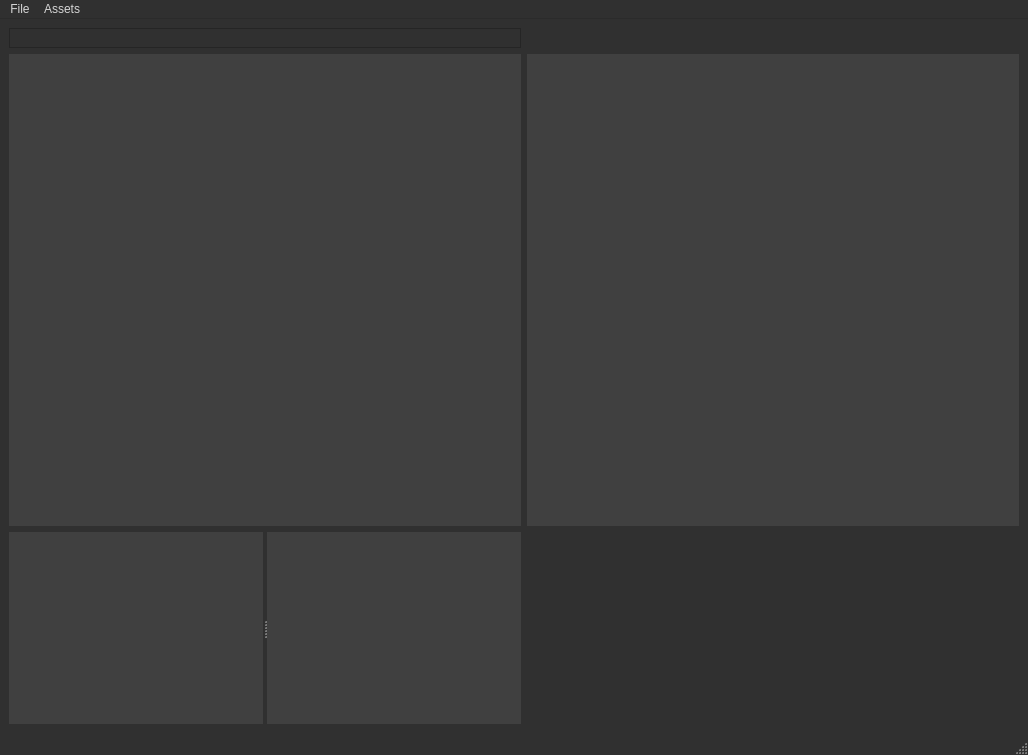
<?xml version="1.0" encoding="UTF-8"?>
<ui version="4.0">
 <class>Editor</class>
 <widget class="QMainWindow" name="Editor">
  <property name="windowModality">
   <enum>Qt::ApplicationModal</enum>
  </property>
  <property name="geometry">
   <rect>
    <x>0</x>
    <y>0</y>
    <width>1028</width>
    <height>755</height>
   </rect>
  </property>
  <property name="sizePolicy">
   <sizepolicy hsizetype="Preferred" vsizetype="Preferred">
    <horstretch>10</horstretch>
    <verstretch>0</verstretch>
   </sizepolicy>
  </property>
  <property name="minimumSize">
   <size>
    <width>800</width>
    <height>0</height>
   </size>
  </property>
  <property name="palette">
   <palette>
    <active>
     <colorrole role="WindowText">
      <brush brushstyle="SolidPattern">
       <color alpha="255">
        <red>214</red>
        <green>214</green>
        <blue>214</blue>
       </color>
      </brush>
     </colorrole>
     <colorrole role="Button">
      <brush brushstyle="SolidPattern">
       <color alpha="255">
        <red>53</red>
        <green>53</green>
        <blue>53</blue>
       </color>
      </brush>
     </colorrole>
     <colorrole role="Text">
      <brush brushstyle="SolidPattern">
       <color alpha="255">
        <red>214</red>
        <green>214</green>
        <blue>214</blue>
       </color>
      </brush>
     </colorrole>
     <colorrole role="BrightText">
      <brush brushstyle="SolidPattern">
       <color alpha="255">
        <red>214</red>
        <green>214</green>
        <blue>214</blue>
       </color>
      </brush>
     </colorrole>
     <colorrole role="ButtonText">
      <brush brushstyle="SolidPattern">
       <color alpha="255">
        <red>214</red>
        <green>214</green>
        <blue>214</blue>
       </color>
      </brush>
     </colorrole>
     <colorrole role="Base">
      <brush brushstyle="SolidPattern">
       <color alpha="255">
        <red>64</red>
        <green>64</green>
        <blue>64</blue>
       </color>
      </brush>
     </colorrole>
     <colorrole role="Window">
      <brush brushstyle="SolidPattern">
       <color alpha="255">
        <red>48</red>
        <green>48</green>
        <blue>48</blue>
       </color>
      </brush>
     </colorrole>
     <colorrole role="AlternateBase">
      <brush brushstyle="SolidPattern">
       <color alpha="255">
        <red>53</red>
        <green>53</green>
        <blue>53</blue>
       </color>
      </brush>
     </colorrole>
     <colorrole role="PlaceholderText">
      <brush brushstyle="SolidPattern">
       <color alpha="128">
        <red>118</red>
        <green>118</green>
        <blue>118</blue>
       </color>
      </brush>
     </colorrole>
    </active>
    <inactive>
     <colorrole role="WindowText">
      <brush brushstyle="SolidPattern">
       <color alpha="255">
        <red>214</red>
        <green>214</green>
        <blue>214</blue>
       </color>
      </brush>
     </colorrole>
     <colorrole role="Button">
      <brush brushstyle="SolidPattern">
       <color alpha="255">
        <red>53</red>
        <green>53</green>
        <blue>53</blue>
       </color>
      </brush>
     </colorrole>
     <colorrole role="Text">
      <brush brushstyle="SolidPattern">
       <color alpha="255">
        <red>214</red>
        <green>214</green>
        <blue>214</blue>
       </color>
      </brush>
     </colorrole>
     <colorrole role="BrightText">
      <brush brushstyle="SolidPattern">
       <color alpha="255">
        <red>214</red>
        <green>214</green>
        <blue>214</blue>
       </color>
      </brush>
     </colorrole>
     <colorrole role="ButtonText">
      <brush brushstyle="SolidPattern">
       <color alpha="255">
        <red>214</red>
        <green>214</green>
        <blue>214</blue>
       </color>
      </brush>
     </colorrole>
     <colorrole role="Base">
      <brush brushstyle="SolidPattern">
       <color alpha="255">
        <red>64</red>
        <green>64</green>
        <blue>64</blue>
       </color>
      </brush>
     </colorrole>
     <colorrole role="Window">
      <brush brushstyle="SolidPattern">
       <color alpha="255">
        <red>48</red>
        <green>48</green>
        <blue>48</blue>
       </color>
      </brush>
     </colorrole>
     <colorrole role="AlternateBase">
      <brush brushstyle="SolidPattern">
       <color alpha="255">
        <red>53</red>
        <green>53</green>
        <blue>53</blue>
       </color>
      </brush>
     </colorrole>
     <colorrole role="PlaceholderText">
      <brush brushstyle="SolidPattern">
       <color alpha="128">
        <red>118</red>
        <green>118</green>
        <blue>118</blue>
       </color>
      </brush>
     </colorrole>
    </inactive>
    <disabled>
     <colorrole role="WindowText">
      <brush brushstyle="SolidPattern">
       <color alpha="255">
        <red>120</red>
        <green>120</green>
        <blue>120</blue>
       </color>
      </brush>
     </colorrole>
     <colorrole role="Button">
      <brush brushstyle="SolidPattern">
       <color alpha="255">
        <red>53</red>
        <green>53</green>
        <blue>53</blue>
       </color>
      </brush>
     </colorrole>
     <colorrole role="Text">
      <brush brushstyle="SolidPattern">
       <color alpha="255">
        <red>120</red>
        <green>120</green>
        <blue>120</blue>
       </color>
      </brush>
     </colorrole>
     <colorrole role="BrightText">
      <brush brushstyle="SolidPattern">
       <color alpha="255">
        <red>214</red>
        <green>214</green>
        <blue>214</blue>
       </color>
      </brush>
     </colorrole>
     <colorrole role="ButtonText">
      <brush brushstyle="SolidPattern">
       <color alpha="255">
        <red>120</red>
        <green>120</green>
        <blue>120</blue>
       </color>
      </brush>
     </colorrole>
     <colorrole role="Base">
      <brush brushstyle="SolidPattern">
       <color alpha="255">
        <red>48</red>
        <green>48</green>
        <blue>48</blue>
       </color>
      </brush>
     </colorrole>
     <colorrole role="Window">
      <brush brushstyle="SolidPattern">
       <color alpha="255">
        <red>48</red>
        <green>48</green>
        <blue>48</blue>
       </color>
      </brush>
     </colorrole>
     <colorrole role="AlternateBase">
      <brush brushstyle="SolidPattern">
       <color alpha="255">
        <red>53</red>
        <green>53</green>
        <blue>53</blue>
       </color>
      </brush>
     </colorrole>
     <colorrole role="PlaceholderText">
      <brush brushstyle="SolidPattern">
       <color alpha="128">
        <red>0</red>
        <green>0</green>
        <blue>0</blue>
       </color>
      </brush>
     </colorrole>
    </disabled>
   </palette>
  </property>
  <property name="windowTitle">
   <string>Chaos Editor v0.1a</string>
  </property>
  <property name="windowIcon">
   <iconset theme="Dark">
    <normaloff>../</normaloff>../</iconset>
  </property>
  <property name="autoFillBackground">
   <bool>true</bool>
  </property>
  <widget class="QWidget" name="centralwidget">
   <layout class="QGridLayout" name="gridLayout">
    <item row="0" column="0">
     <widget class="QSplitter" name="splitter">
      <property name="orientation">
       <enum>Qt::Horizontal</enum>
      </property>
      <widget class="QFrame" name="mainFrame">
       <property name="frameShape">
        <enum>QFrame::StyledPanel</enum>
       </property>
       <property name="frameShadow">
        <enum>QFrame::Raised</enum>
       </property>
       <layout class="QHBoxLayout" name="horizontalLayout">
        <item>
         <widget class="QSplitter" name="mainFrameSplitter">
          <property name="palette">
           <palette>
            <active>
             <colorrole role="WindowText">
              <brush brushstyle="SolidPattern">
               <color alpha="255">
                <red>255</red>
                <green>255</green>
                <blue>255</blue>
               </color>
              </brush>
             </colorrole>
             <colorrole role="Button">
              <brush brushstyle="SolidPattern">
               <color alpha="255">
                <red>72</red>
                <green>72</green>
                <blue>72</blue>
               </color>
              </brush>
             </colorrole>
             <colorrole role="Light">
              <brush brushstyle="SolidPattern">
               <color alpha="255">
                <red>108</red>
                <green>108</green>
                <blue>108</blue>
               </color>
              </brush>
             </colorrole>
             <colorrole role="Midlight">
              <brush brushstyle="SolidPattern">
               <color alpha="255">
                <red>90</red>
                <green>90</green>
                <blue>90</blue>
               </color>
              </brush>
             </colorrole>
             <colorrole role="Dark">
              <brush brushstyle="SolidPattern">
               <color alpha="255">
                <red>36</red>
                <green>36</green>
                <blue>36</blue>
               </color>
              </brush>
             </colorrole>
             <colorrole role="Mid">
              <brush brushstyle="SolidPattern">
               <color alpha="255">
                <red>48</red>
                <green>48</green>
                <blue>48</blue>
               </color>
              </brush>
             </colorrole>
             <colorrole role="Text">
              <brush brushstyle="SolidPattern">
               <color alpha="255">
                <red>255</red>
                <green>255</green>
                <blue>255</blue>
               </color>
              </brush>
             </colorrole>
             <colorrole role="BrightText">
              <brush brushstyle="SolidPattern">
               <color alpha="255">
                <red>255</red>
                <green>255</green>
                <blue>255</blue>
               </color>
              </brush>
             </colorrole>
             <colorrole role="ButtonText">
              <brush brushstyle="SolidPattern">
               <color alpha="255">
                <red>255</red>
                <green>255</green>
                <blue>255</blue>
               </color>
              </brush>
             </colorrole>
             <colorrole role="Base">
              <brush brushstyle="SolidPattern">
               <color alpha="255">
                <red>0</red>
                <green>0</green>
                <blue>0</blue>
               </color>
              </brush>
             </colorrole>
             <colorrole role="Window">
              <brush brushstyle="SolidPattern">
               <color alpha="255">
                <red>72</red>
                <green>72</green>
                <blue>72</blue>
               </color>
              </brush>
             </colorrole>
             <colorrole role="Shadow">
              <brush brushstyle="SolidPattern">
               <color alpha="255">
                <red>0</red>
                <green>0</green>
                <blue>0</blue>
               </color>
              </brush>
             </colorrole>
             <colorrole role="AlternateBase">
              <brush brushstyle="SolidPattern">
               <color alpha="255">
                <red>36</red>
                <green>36</green>
                <blue>36</blue>
               </color>
              </brush>
             </colorrole>
             <colorrole role="ToolTipBase">
              <brush brushstyle="SolidPattern">
               <color alpha="255">
                <red>255</red>
                <green>255</green>
                <blue>220</blue>
               </color>
              </brush>
             </colorrole>
             <colorrole role="ToolTipText">
              <brush brushstyle="SolidPattern">
               <color alpha="255">
                <red>0</red>
                <green>0</green>
                <blue>0</blue>
               </color>
              </brush>
             </colorrole>
             <colorrole role="PlaceholderText">
              <brush brushstyle="SolidPattern">
               <color alpha="128">
                <red>255</red>
                <green>255</green>
                <blue>255</blue>
               </color>
              </brush>
             </colorrole>
            </active>
            <inactive>
             <colorrole role="WindowText">
              <brush brushstyle="SolidPattern">
               <color alpha="255">
                <red>255</red>
                <green>255</green>
                <blue>255</blue>
               </color>
              </brush>
             </colorrole>
             <colorrole role="Button">
              <brush brushstyle="SolidPattern">
               <color alpha="255">
                <red>72</red>
                <green>72</green>
                <blue>72</blue>
               </color>
              </brush>
             </colorrole>
             <colorrole role="Light">
              <brush brushstyle="SolidPattern">
               <color alpha="255">
                <red>108</red>
                <green>108</green>
                <blue>108</blue>
               </color>
              </brush>
             </colorrole>
             <colorrole role="Midlight">
              <brush brushstyle="SolidPattern">
               <color alpha="255">
                <red>90</red>
                <green>90</green>
                <blue>90</blue>
               </color>
              </brush>
             </colorrole>
             <colorrole role="Dark">
              <brush brushstyle="SolidPattern">
               <color alpha="255">
                <red>36</red>
                <green>36</green>
                <blue>36</blue>
               </color>
              </brush>
             </colorrole>
             <colorrole role="Mid">
              <brush brushstyle="SolidPattern">
               <color alpha="255">
                <red>48</red>
                <green>48</green>
                <blue>48</blue>
               </color>
              </brush>
             </colorrole>
             <colorrole role="Text">
              <brush brushstyle="SolidPattern">
               <color alpha="255">
                <red>255</red>
                <green>255</green>
                <blue>255</blue>
               </color>
              </brush>
             </colorrole>
             <colorrole role="BrightText">
              <brush brushstyle="SolidPattern">
               <color alpha="255">
                <red>255</red>
                <green>255</green>
                <blue>255</blue>
               </color>
              </brush>
             </colorrole>
             <colorrole role="ButtonText">
              <brush brushstyle="SolidPattern">
               <color alpha="255">
                <red>255</red>
                <green>255</green>
                <blue>255</blue>
               </color>
              </brush>
             </colorrole>
             <colorrole role="Base">
              <brush brushstyle="SolidPattern">
               <color alpha="255">
                <red>0</red>
                <green>0</green>
                <blue>0</blue>
               </color>
              </brush>
             </colorrole>
             <colorrole role="Window">
              <brush brushstyle="SolidPattern">
               <color alpha="255">
                <red>72</red>
                <green>72</green>
                <blue>72</blue>
               </color>
              </brush>
             </colorrole>
             <colorrole role="Shadow">
              <brush brushstyle="SolidPattern">
               <color alpha="255">
                <red>0</red>
                <green>0</green>
                <blue>0</blue>
               </color>
              </brush>
             </colorrole>
             <colorrole role="AlternateBase">
              <brush brushstyle="SolidPattern">
               <color alpha="255">
                <red>36</red>
                <green>36</green>
                <blue>36</blue>
               </color>
              </brush>
             </colorrole>
             <colorrole role="ToolTipBase">
              <brush brushstyle="SolidPattern">
               <color alpha="255">
                <red>255</red>
                <green>255</green>
                <blue>220</blue>
               </color>
              </brush>
             </colorrole>
             <colorrole role="ToolTipText">
              <brush brushstyle="SolidPattern">
               <color alpha="255">
                <red>0</red>
                <green>0</green>
                <blue>0</blue>
               </color>
              </brush>
             </colorrole>
             <colorrole role="PlaceholderText">
              <brush brushstyle="SolidPattern">
               <color alpha="128">
                <red>255</red>
                <green>255</green>
                <blue>255</blue>
               </color>
              </brush>
             </colorrole>
            </inactive>
            <disabled>
             <colorrole role="WindowText">
              <brush brushstyle="SolidPattern">
               <color alpha="255">
                <red>36</red>
                <green>36</green>
                <blue>36</blue>
               </color>
              </brush>
             </colorrole>
             <colorrole role="Button">
              <brush brushstyle="SolidPattern">
               <color alpha="255">
                <red>72</red>
                <green>72</green>
                <blue>72</blue>
               </color>
              </brush>
             </colorrole>
             <colorrole role="Light">
              <brush brushstyle="SolidPattern">
               <color alpha="255">
                <red>108</red>
                <green>108</green>
                <blue>108</blue>
               </color>
              </brush>
             </colorrole>
             <colorrole role="Midlight">
              <brush brushstyle="SolidPattern">
               <color alpha="255">
                <red>90</red>
                <green>90</green>
                <blue>90</blue>
               </color>
              </brush>
             </colorrole>
             <colorrole role="Dark">
              <brush brushstyle="SolidPattern">
               <color alpha="255">
                <red>36</red>
                <green>36</green>
                <blue>36</blue>
               </color>
              </brush>
             </colorrole>
             <colorrole role="Mid">
              <brush brushstyle="SolidPattern">
               <color alpha="255">
                <red>48</red>
                <green>48</green>
                <blue>48</blue>
               </color>
              </brush>
             </colorrole>
             <colorrole role="Text">
              <brush brushstyle="SolidPattern">
               <color alpha="255">
                <red>36</red>
                <green>36</green>
                <blue>36</blue>
               </color>
              </brush>
             </colorrole>
             <colorrole role="BrightText">
              <brush brushstyle="SolidPattern">
               <color alpha="255">
                <red>255</red>
                <green>255</green>
                <blue>255</blue>
               </color>
              </brush>
             </colorrole>
             <colorrole role="ButtonText">
              <brush brushstyle="SolidPattern">
               <color alpha="255">
                <red>36</red>
                <green>36</green>
                <blue>36</blue>
               </color>
              </brush>
             </colorrole>
             <colorrole role="Base">
              <brush brushstyle="SolidPattern">
               <color alpha="255">
                <red>72</red>
                <green>72</green>
                <blue>72</blue>
               </color>
              </brush>
             </colorrole>
             <colorrole role="Window">
              <brush brushstyle="SolidPattern">
               <color alpha="255">
                <red>72</red>
                <green>72</green>
                <blue>72</blue>
               </color>
              </brush>
             </colorrole>
             <colorrole role="Shadow">
              <brush brushstyle="SolidPattern">
               <color alpha="255">
                <red>0</red>
                <green>0</green>
                <blue>0</blue>
               </color>
              </brush>
             </colorrole>
             <colorrole role="AlternateBase">
              <brush brushstyle="SolidPattern">
               <color alpha="255">
                <red>72</red>
                <green>72</green>
                <blue>72</blue>
               </color>
              </brush>
             </colorrole>
             <colorrole role="ToolTipBase">
              <brush brushstyle="SolidPattern">
               <color alpha="255">
                <red>255</red>
                <green>255</green>
                <blue>220</blue>
               </color>
              </brush>
             </colorrole>
             <colorrole role="ToolTipText">
              <brush brushstyle="SolidPattern">
               <color alpha="255">
                <red>0</red>
                <green>0</green>
                <blue>0</blue>
               </color>
              </brush>
             </colorrole>
             <colorrole role="PlaceholderText">
              <brush brushstyle="SolidPattern">
               <color alpha="128">
                <red>255</red>
                <green>255</green>
                <blue>255</blue>
               </color>
              </brush>
             </colorrole>
            </disabled>
           </palette>
          </property>
          <property name="orientation">
           <enum>Qt::Vertical</enum>
          </property>
         </widget>
        </item>
       </layout>
      </widget>
     </widget>
    </item>
    <item row="2" column="0">
     <widget class="QTreeView" name="hierarchyView">
      <property name="enabled">
       <bool>true</bool>
      </property>
      <property name="focusPolicy">
       <enum>Qt::NoFocus</enum>
      </property>
      <property name="frameShape">
       <enum>QFrame::NoFrame</enum>
      </property>
      <property name="frameShadow">
       <enum>QFrame::Plain</enum>
      </property>
      <property name="dragDropMode">
       <enum>QAbstractItemView::NoDragDrop</enum>
      </property>
      <property name="sortingEnabled">
       <bool>true</bool>
      </property>
     </widget>
    </item>
    <item row="3" column="0">
     <widget class="QSplitter" name="fileExplorerSplitter">
      <property name="orientation">
       <enum>Qt::Horizontal</enum>
      </property>
      <widget class="QTreeView" name="folderView">
       <property name="focusPolicy">
        <enum>Qt::ClickFocus</enum>
       </property>
       <property name="frameShape">
        <enum>QFrame::NoFrame</enum>
       </property>
      </widget>
      <widget class="QTreeView" name="fileView">
       <property name="minimumSize">
        <size>
         <width>0</width>
         <height>0</height>
        </size>
       </property>
       <property name="palette">
        <palette>
         <active>
          <colorrole role="ButtonText">
           <brush brushstyle="SolidPattern">
            <color alpha="255">
             <red>113</red>
             <green>113</green>
             <blue>113</blue>
            </color>
           </brush>
          </colorrole>
          <colorrole role="AlternateBase">
           <brush brushstyle="SolidPattern">
            <color alpha="255">
             <red>66</red>
             <green>66</green>
             <blue>66</blue>
            </color>
           </brush>
          </colorrole>
          <colorrole role="ToolTipText">
           <brush brushstyle="SolidPattern">
            <color alpha="255">
             <red>52</red>
             <green>52</green>
             <blue>52</blue>
            </color>
           </brush>
          </colorrole>
         </active>
         <inactive>
          <colorrole role="ButtonText">
           <brush brushstyle="SolidPattern">
            <color alpha="255">
             <red>113</red>
             <green>113</green>
             <blue>113</blue>
            </color>
           </brush>
          </colorrole>
          <colorrole role="AlternateBase">
           <brush brushstyle="SolidPattern">
            <color alpha="255">
             <red>66</red>
             <green>66</green>
             <blue>66</blue>
            </color>
           </brush>
          </colorrole>
          <colorrole role="ToolTipText">
           <brush brushstyle="SolidPattern">
            <color alpha="255">
             <red>52</red>
             <green>52</green>
             <blue>52</blue>
            </color>
           </brush>
          </colorrole>
         </inactive>
         <disabled>
          <colorrole role="ButtonText">
           <brush brushstyle="SolidPattern">
            <color alpha="255">
             <red>120</red>
             <green>120</green>
             <blue>120</blue>
            </color>
           </brush>
          </colorrole>
          <colorrole role="AlternateBase">
           <brush brushstyle="SolidPattern">
            <color alpha="255">
             <red>66</red>
             <green>66</green>
             <blue>66</blue>
            </color>
           </brush>
          </colorrole>
          <colorrole role="ToolTipText">
           <brush brushstyle="SolidPattern">
            <color alpha="255">
             <red>52</red>
             <green>52</green>
             <blue>52</blue>
            </color>
           </brush>
          </colorrole>
         </disabled>
        </palette>
       </property>
       <property name="focusPolicy">
        <enum>Qt::ClickFocus</enum>
       </property>
       <property name="frameShape">
        <enum>QFrame::NoFrame</enum>
       </property>
      </widget>
     </widget>
    </item>
    <item row="2" column="1">
     <widget class="QTreeWidget" name="inspector">
      <property name="minimumSize">
       <size>
        <width>200</width>
        <height>0</height>
       </size>
      </property>
      <property name="frameShape">
       <enum>QFrame::NoFrame</enum>
      </property>
      <attribute name="headerVisible">
       <bool>false</bool>
      </attribute>
      <column>
       <property name="text">
        <string notr="true">1</string>
       </property>
      </column>
     </widget>
    </item>
   </layout>
  </widget>
  <widget class="QMenuBar" name="menubar">
   <property name="geometry">
    <rect>
     <x>0</x>
     <y>0</y>
     <width>1028</width>
     <height>21</height>
    </rect>
   </property>
   <widget class="QMenu" name="menuFiles">
    <property name="title">
     <string>File</string>
    </property>
    <addaction name="actionOpen"/>
    <addaction name="actionSave"/>
   </widget>
   <widget class="QMenu" name="menuAssets">
    <property name="title">
     <string>Assets</string>
    </property>
    <addaction name="actionImport_Asset"/>
   </widget>
   <addaction name="menuFiles"/>
   <addaction name="menuAssets"/>
  </widget>
  <widget class="QStatusBar" name="statusbar"/>
  <action name="actionOpen">
   <property name="text">
    <string>Open</string>
   </property>
  </action>
  <action name="actionSave">
   <property name="text">
    <string>Save</string>
   </property>
  </action>
  <action name="actionImport_Asset">
   <property name="text">
    <string>Import Asset</string>
   </property>
  </action>
 </widget>
 <resources/>
 <connections/>
</ui>
